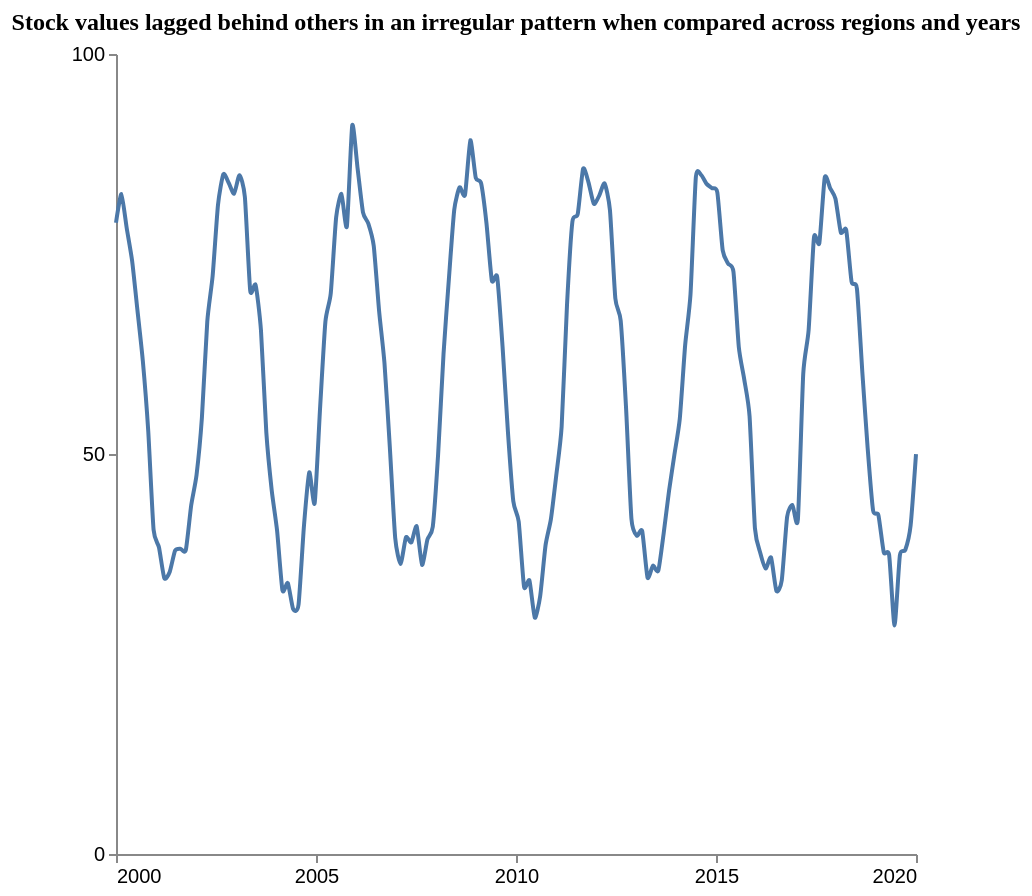

Write a Vega-Lite specification for this figure.
### Vega-Lite specification from a JSON file in a GitHub repository (floating-point values rounded to 4 significant figures; data arrays with more than 128 entries replaced by an {"elided": "..."} marker saying what was removed)
{"$schema": "https://vega.github.io/schema/vega-lite/v5.json", "description": "Pattern: Periodic", "data": {"values": {"elided": "150 records"}}, "mark": {"type": "line", "interpolate": "cardinal", "tension": 0.4}, "encoding": {"x": {"field": "X", "type": "quantitative", "title": "", "axis": {"grid": false, "format": "d", "values": [2000, 2005, 2010, 2015, 2020], "tickSize": 4}, "scale": {"domain": [2000, 2020]}}, "y": {"field": "Y", "type": "quantitative", "title": "", "axis": {"grid": false, "format": "d", "values": [0, 50, 100], "tickSize": 4, "tickOpacity": 1}, "scale": {"domain": [0, 100]}}}, "title": {"text": "Stock values lagged behind others in an irregular pattern when compared across regions and years", "anchor": "middle", "font": "Tahoma", "fontSize": 12}, "config": {"lineBreak": "^", "view": {"stroke": null}}, "height": 400, "width": 400, "autosize": "pad"}
